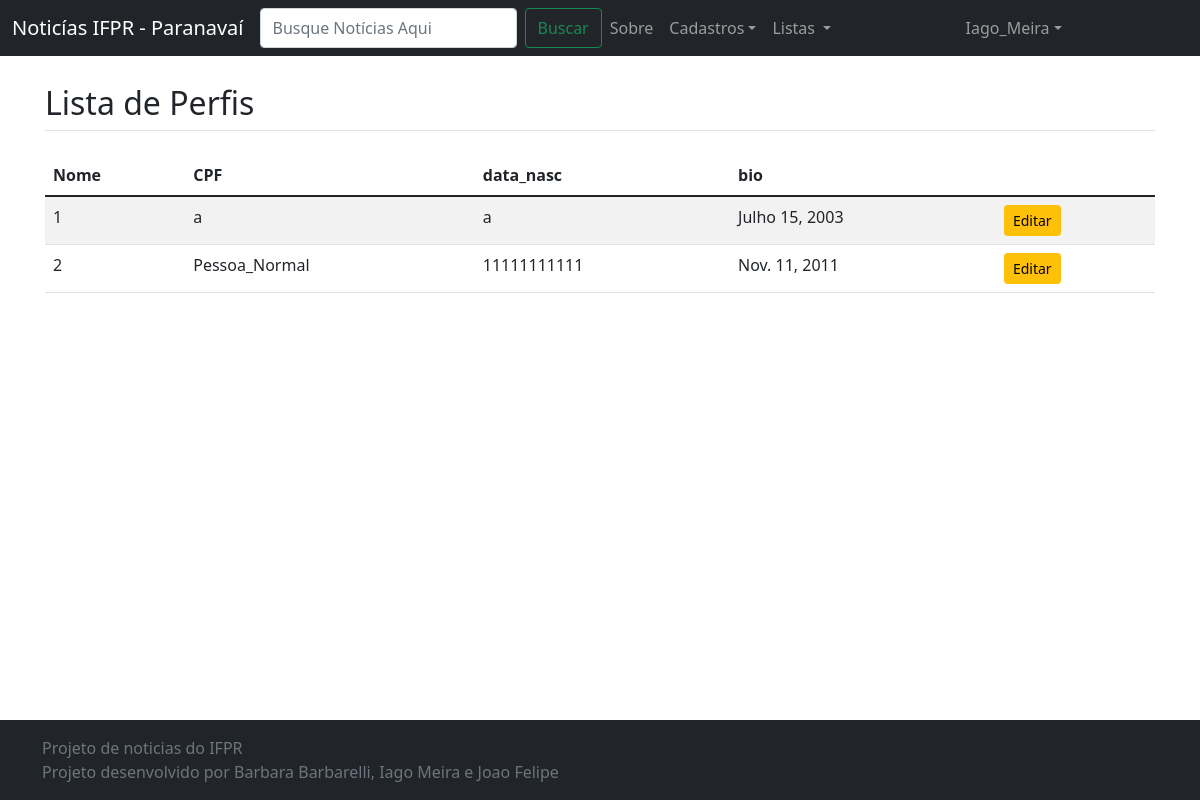
/listar/perfil/ (signed in), run on the app's committed database.
### cadastros/models.py (models this page shows, shortened)
class Perfil (models.Model):
    nome = models.CharField(max_length=50, null=False)
    cpf = models.CharField(max_length=14)
    data_nasc = models.DateField()
    bio = models.TextField()

### cadastros/views.py (the view)
# urls.py: path('listar/perfil/', PerfilList.as_view(), name='listar-perfil'),
class PerfilList(LoginRequiredMixin, ListView):
    login_url = reverse_lazy('login')
    model = Perfil
    template_name = 'cadastros/listas/perfil.html'

### cadastros/templates/cadastros/listas/perfil.html
{% extends 'paginas/modelo.html' %}
{% load static %}
{% block conteudo %}
<h2 class="mt-4 mb-4 border-bottom pb-2">
    Lista de Perfis
</h2>
<table class="table table-striped">
    <thead>
        <tr>
            <th>Nome</th>
            <th>CPF</th>
            <th>data_nasc</th>
            <th>bio</th>
        </tr>
    </thead>
    <tbody>
        {% for perfil in object_list %}
        <tr>
            <td>{{perfil.pk}}</td>
            <td>{{perfil.nome}}</td>
            <td>{{perfil.cpf}}</td>
            <td>{{perfil.data_nasc}}</td>
            <td>
              <a href="{% url 'editar-perfil' perfil.pk %}" class="btn btn-warning btn-sm">Editar</a>
            </td>
        </tr>
        {% empty %}
        <tr>
            <td colspan="100%">Nenhum registro encontrado.</td>
        </tr>
        {% endfor %}
    </tbody>
</table>
{% endblock %}

### paginas/templates/paginas/modelo.html (shortened to what this page needs)
{% load static %}
<!doctype html>
<html lang="pt-br" class="h-100">
  <head>
    <link href="{% static 'css/bootstrap.css' %}" rel="stylesheet">
  </head>
  <body class="d-flex flex-column h-100">
    <header>
      <nav class="navbar navbar-expand-md navbar-dark fixed-top bg-dark">
        <div class="container-fluid">
          <a class="navbar-brand" href="{% url 'index' %}">Noticías IFPR - Paranavaí</a>
          <div class="collapse navbar-collapse" id="navbarCollapse">
            <ul class="navbar-nav me-auto mb-2 mb-md-0">
              <form class="d-flex"><input class="form-control me-2" type="search" placeholder="Busque Notícias Aqui"
                  aria-label="Search"><button class="btn btn-outline-success" type="submit">Buscar</button></form>
              {% if request.user.is_superuser %}
              <li class="nav-item"><a class="nav-link" href="{% url 'sobre' %}">Sobre</a></li>
              <li class="nav-item dropdown">
                <a class="nav-link dropdown-toggle" href="#" id="navbarDropdown" role="button" data-bs-toggle="dropdown"
                  aria-expanded="false">Cadastros</a>
              </li>
              {% endif %}
              <li class="nav-item dropdown">
                <a class="nav-link dropdown-toggle" href="#" id="navbarDropdown" role="button" data-bs-toggle="dropdown"
                    aria-expanded="false">
                    Listas
                </a>
              </li>
            </ul>
            <ul class="navbar-nav me-auto mb-2 mb-md-0">
              {% if request.user.is_authenticated %}
              <li class="nav-item dropdown">
                <a class="nav-link dropdown-toggle" href="#" id="navbarDropdown" role="button" data-bs-toggle="dropdown"
                  aria-expanded="false">
                  <span id="username">{{ request.user }}</span></a>
              </li>
              {% endif %}
            </ul>
          </div>
        </div>
      </nav>
    </header>
  <main class="flex-shrink-0">
    <div class="container">
      {% block conteudo %}{% endblock %}
  </div>
  </main>
  <footer class="footer mt-auto py-3 bg-dark">
    <div class="container">
      <span class="text-muted">
          {% block rodape %}
          Projeto de noticias do IFPR <br>
          Projeto desenvolvido por Barbara Barbarelli, Iago Meira e Joao Felipe
          {% endblock %}
      </span>
    </div>
  </footer>
    </body>
</html>

### paginas/templates/paginas/modelo.html (style rules this page uses)
main > .container { padding: 60px 15px 0; }

### data on the page
Perfil: pk "1", nome "a", cpf "a", data_nasc "Julho 15, 2003"
Perfil: pk "2", nome "Pessoa_Normal", cpf "11111111111", data_nasc "Nov. 11, 2011"

### other printed values
{{ request.user }} "Iago_Meira"
